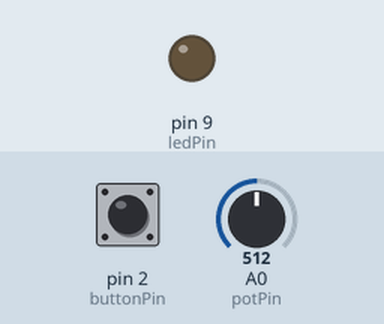
Simulated run of this sketch. Board: Arduino Uno, built with avr-gcc and run on an emulated ATmega328P. Parts: output pins drawn as LEDs (lit = HIGH). Inputs (shaded band) come from the test bench; at power-on: pin 2 (buttonPin) HIGH, A0 (potPin) = 512.

Above: at 1.2 s.
1.3 s: pin 2 (buttonPin) pulled LOW for 0.15 s
At 2.0 s:
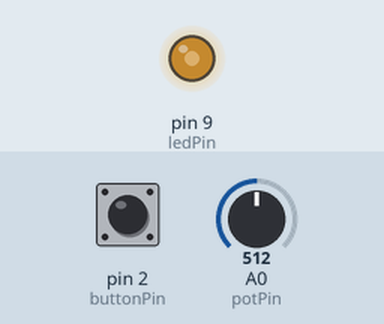
2.9 s: A0 (potPin) set to 716
At 3.7 s:
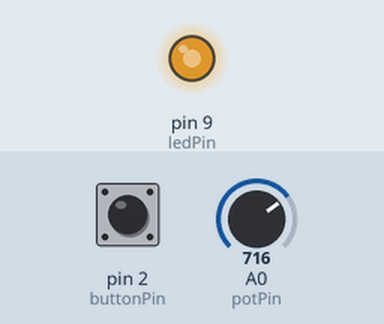
4.4 s: A0 (potPin) set to 900
At 4.9 s:
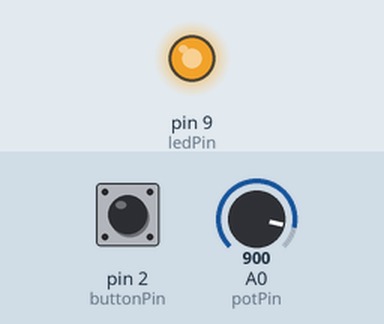
5.9 s: A0 (potPin) set to 122
At 7.1 s:
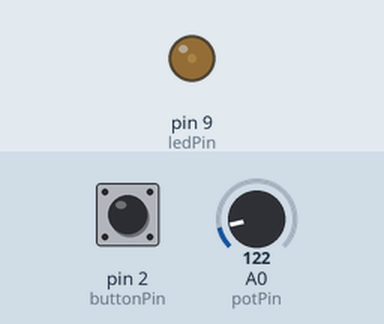
7.4 s: A0 (potPin) set to 511
At 8.4 s:
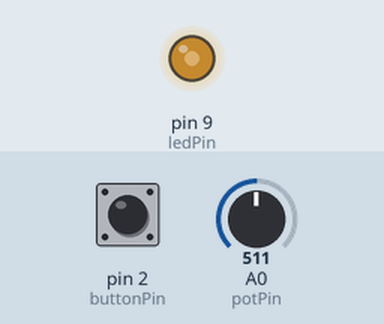
8.9 s: pin 2 (buttonPin) pulled LOW for 1 s
At 10.1 s:
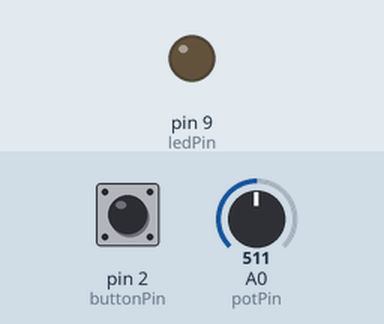
Timing chart, 0 to 11.9 s (numbered marks = the images above; inputs shaded):
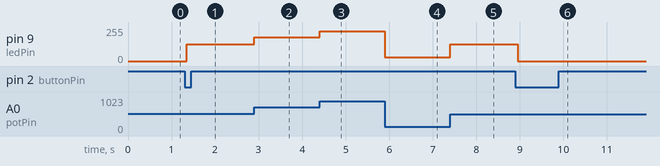

The sketch:

add_swtch_potentiometer.ino
```cpp
int potPin = A0;
int ledPin = 9;
int buttonPin = 2;

bool ledState = false;
int lastButtonState = HIGH;

void setup() {
  pinMode(ledPin, OUTPUT);
  pinMode(buttonPin, INPUT_PULLUP);
}

void loop() {
  int buttonState = digitalRead(buttonPin);

  // Detect when button is pressed
  if (lastButtonState == HIGH && buttonState == LOW) {
    ledState = !ledState;
    delay(50);  // debounce
  }

  lastButtonState = buttonState;

  if (ledState) {
    int potValue = analogRead(potPin);
    int brightness = map(potValue, 0, 1023, 0, 255);

    analogWrite(ledPin, brightness);
  } else {
    analogWrite(ledPin, 0);
  }
}
```

Measured:
- after the input at 1.3 s, pin 9 (ledPin): 0/255 → 127/255 after 0.05 s
- after the input at 2.9 s, pin 9 (ledPin): 127/255 → 178/255 at once
- after the input at 4.4 s, pin 9 (ledPin): 178/255 → 224/255 at once
- after the input at 5.9 s, pin 9 (ledPin): 224/255 → 30/255 at once
- after the input at 7.4 s, pin 9 (ledPin): 30/255 → 127/255 at once
- after the input at 8.9 s, pin 9 (ledPin): 127/255 → 0/255 after 0.05 s
